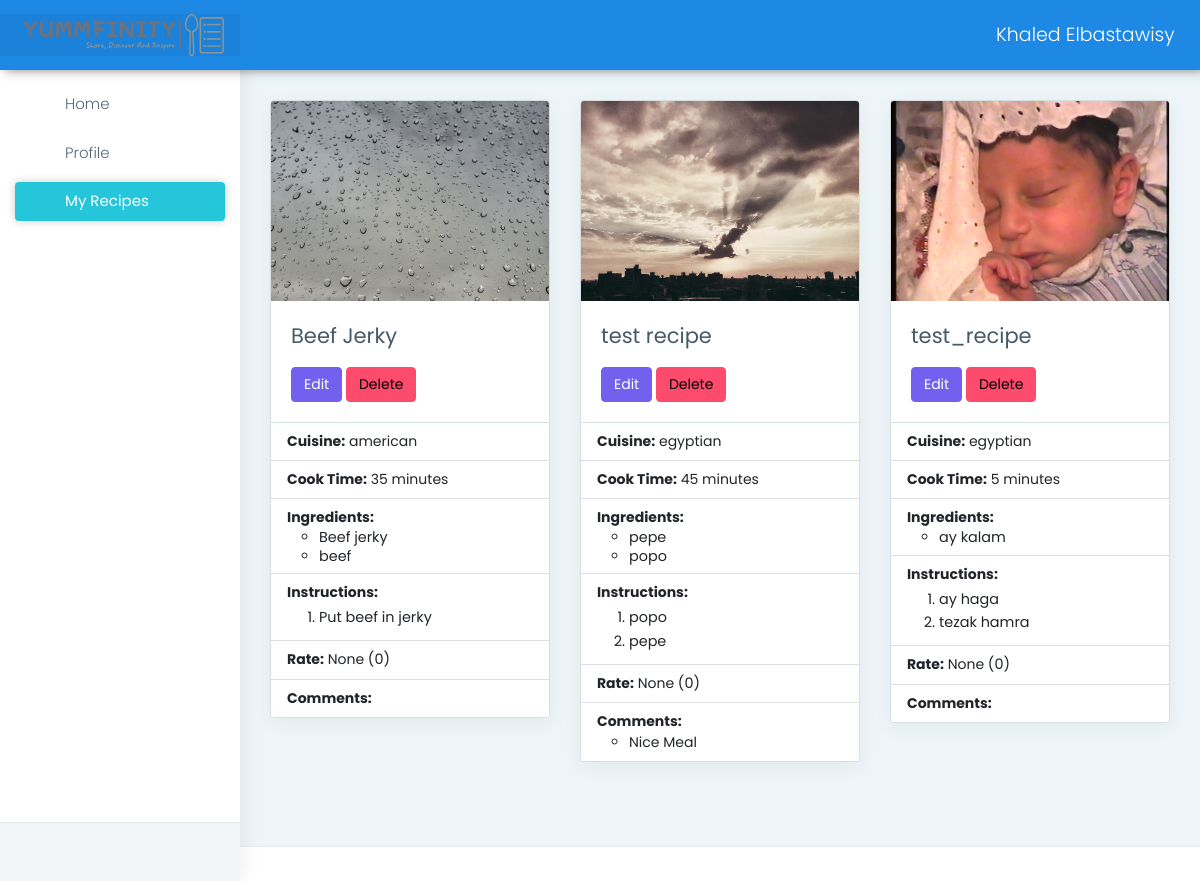
The app's page /my_recipes (signed in) with its own data.
### apps/authentication/models.py (models this page shows, shortened)
class User(db.Model, UserMixin):
    id = db.Column(db.Integer, primary_key=True)
    username = db.Column(db.String(64), unique=True)
    email = db.Column(db.String(64), unique=True)
    password = db.Column(db.LargeBinary)
    recipes = db.relationship('Recipe', backref='user')
    ratings = db.relationship('Rating', backref='user')
    comments = db.relationship('Comment', backref='user')
    profile = db.relationship("UserProfile", uselist=False, back_populates="user")
    activities = db.relationship('UserActivity', back_populates='user', lazy=True)
    followers = db.relationship('Follow', foreign_keys=[Follow.followed_id], back_populates='followed', lazy='dynamic', cascade='all, delete-orphan')
    following = db.relationship('Follow', foreign_keys=[Follow.follower_id], back_populates='follower', lazy='dynamic', cascade='all, delete-orphan')

class Recipe(db.Model):
    id = db.Column(db.Integer, primary_key=True)
    cuisine = db.Column(db.String(64))
    name = db.Column(db.String(64))
    description = db.Column(db.Text, nullable=False)
    user_id = db.Column(db.Integer, db.ForeignKey('user.id'), nullable=False)
    cooking_time = db.Column(db.Integer, nullable=False)
    cuisine = db.Column(db.String(64), nullable=False)
    image = db.Column(db.String(255), nullable=True)
    ingredients = db.relationship('Ingredient', backref='recipe', lazy=True, cascade='all, delete-orphan')
    ingredients = db.relationship('Instruction', backref='recipe', lazy=True, cascade='all, delete-orphan')
    ratings = db.relationship('Rating', backref='recipe', lazy=True, cascade='all, delete-orphan')
    comments = db.relationship('Comment', backref='recipe', lazy=True, cascade='all, delete-orphan')
    activities = db.relationship('UserActivity', back_populates='recipe', lazy=True, cascade='all, delete-orphan')

class Ingredient(db.Model):
    id = db.Column(db.Integer, primary_key=True)
    name = db.Column(db.String(64), unique=True)
    recipe_id = db.Column(db.Integer, db.ForeignKey('recipe.id'), nullable=False)

class Instruction(db.Model):
    id = db.Column(db.Integer, primary_key=True)
    method = db.Column(db.String(), unique=True)
    recipe_id = db.Column(db.Integer, db.ForeignKey('recipe.id'), nullable=False)

class Comment(db.Model):
    id = db.Column(db.Integer, primary_key=True)
    content = db.Column(db.Text, nullable=False)
    timestamp = db.Column(db.DateTime, default=datetime.now)
    user_id = db.Column(db.Integer, db.ForeignKey('user.id'), nullable=False)
    recipe_id = db.Column(db.Integer, db.ForeignKey('recipe.id'), nullable=False)
    timestamp = db.Column(db.DateTime, default=datetime.now)
    activities = db.relationship('UserActivity', back_populates='comment', lazy=True)

### apps/home/routes.py (the view)
@blueprint.route('/my_recipes', methods=['GET', 'POST'])
@login_required
def my_recipes():
    recipes = Recipe.query.filter_by(user_id= current_user.id).all()
    full_recipes_data = []
    for recipe in recipes:
        comments = Comment.query.filter_by(recipe_id=recipe.id).all()
        rates = Rating.query.filter_by(recipe_id=recipe.id).all()
        avg_rating = None if not rates else sum(rate.rating for rate in rates) / len(rates)
        instructions = Instruction.query.filter_by(recipe_id=recipe.id).all()
        ingredients = Ingredient.query.filter_by(recipe_id=recipe.id).all()
        full_recipes_data.append({
            'id': recipe.id,
            'name': recipe.name,
            'image': recipe.image,
            'cooking_time': recipe.cooking_time,
            'cuisine': recipe.cuisine,
            'comments': comments,
            'rate': avg_rating,
            'rate_count': len(rates),
            'instructions': instructions,
            'ingredients': ingredients
        })
    return render_template('home/my_recipes.html', recipes= full_recipes_data)

### apps/__init__.py (called while the page is built)
def configure_database(app):
    @app.before_first_request
    def initialize_database():
        db.create_all()
    @app.teardown_request
    def shutdown_session(exception=None):
        db.session.remove()

### apps/authentication/models.py (called while the page is built)
@login_manager.user_loader
def user_loader(id):
    return User.query.filter_by(id=id).first()

### apps/templates/home/my_recipes.html (shortened to what this page needs)
{% extends "layouts/base.html" %}
{% block stylesheets %}
<link href="https://cdn.jsdelivr.net/npm/bootstrap@5.3.0-alpha1/dist/css/bootstrap.min.css" rel="stylesheet">
{% endblock stylesheets %}
{% block content %}
<div class="container-fluid">
    <div class="row">
        {% for recipe in recipes %}
        <div class="col-md-6 col-lg-4 mb-4">
            <div class="card">
                {% if recipe.image %}
                <img src="{{ url_for('static', filename='assets/images/' + recipe.image) }}" class="card-img-top" alt="{{ recipe.name }}">
                {% endif %}
                <div class="card-body">
                    <h5 class="card-title">{{ recipe.name }}</h5>
                    <a href="{{ url_for('home_blueprint.edit_recipe', recipe_id=recipe.id) }}" class="btn btn-primary">Edit</a>
                    <form action="{{ url_for('home_blueprint.delete_recipe', id=recipe.id) }}" method="post" class="d-inline">
                        <button type="submit" class="btn btn-danger" onclick="return confirm('Are you sure you want to delete this recipe?')">Delete</button>
                    </form>
                </div>
                <ul class="list-group list-group-flush">
                    <li class="list-group-item"><strong>Cuisine:</strong> {{ recipe.cuisine }}</li>
                    <li class="list-group-item"><strong>Cook Time:</strong> {{ recipe.cooking_time }} minutes</li>
                    <li class="list-group-item"><strong>Ingredients:</strong>
                        <ul>
                            {% for ingredient in recipe.ingredients %}
                            <li class="ingredient">{{ ingredient.name }}</li>
                            {% endfor %}
                        </ul>
                    </li>
                    <li class="list-group-item"><strong>Instructions:</strong>
                        <ol>
                            {% for instruction in recipe.instructions %}
                            <li class="instruction">{{ instruction.method }}</li>
                            {% endfor %}
                        </ol>
                    </li>
                    <li class="list-group-item"><strong>Rate:</strong> {{ recipe.rate }} <span class="rate-count">({{ recipe.rate_count }})</span></li>
                    <li class="list-group-item"><strong>Comments:</strong>
                        <ul>
                            {% for comment in recipe.comments %}
                            <li>{{ comment.content }}</li>
                            {% endfor %}
                        </ul>
                    </li>
                </ul>
            </div>
        </div>
        {% endfor %}
    </div>
</div>
{% endblock content %}

### apps/templates/includes/navigation.html (shortened to what this page needs)
<header class="topbar" data-navbarbg="skin6">
    <nav class="navbar top-navbar navbar-expand-md navbar-dark">
        <div class="navbar-header" data-logobg="skin6">
            <a class="navbar-brand ms-4" href="/">
                <img src="{{ config.ASSETS_ROOT }}/images/logo-no-background.png" alt="homepage" class="dark-logo" style="width: 200px; height: auto;" />
            </a>
        </div>
        <div class="navbar-collapse collapse" id="navbarSupportedContent" data-navbarbg="skin5">
            <ul class="navbar-nav">
                <li class="nav-item dropdown">
                    <a class="nav-link dropdown-toggle text-muted waves-effect waves-dark" href="#" id="navbarDropdown" role="button" data-bs-toggle="dropdown" aria-expanded="false">
                        {{ current_user.username }}
                    </a>
                </li>
            </ul>
        </div>
    </nav>
</header>

### apps/templates/home/my_recipes.html (style rules this page uses)
.card { border-radius: 10px; overflow: hidden; box-shadow: 0 0.5rem 1rem rgba(0, 0, 0, 0.15); }
.card img { height: 200px; object-fit: cover; }
.card-body { position: relative; }
.card-title { font-size: 1.5rem; font-weight: bold; }
.ingredient, .instruction { font-size: 0.9rem; line-height: 1.3; }
.rate-count { font-size: 0.9rem; }

### records on screen
User: username "Khaled Elbastawisy"
Recipe: image (picture), name "Beef Jerky", cuisine "american", cooking_time "35", rate "None", rate_count "0"
Ingredient: name "Beef jerky"
Ingredient: name "beef"
Instruction: method "Put beef in jerky"
Recipe: image (picture), name "test recipe", cuisine "egyptian", cooking_time "45", rate "None", rate_count "0"
Ingredient: name "pepe"
Ingredient: name "popo"
Instruction: method "popo"
Instruction: method "pepe"
Comment: content "Nice Meal"
Recipe: image (picture), name "test_recipe", cuisine "egyptian", cooking_time "5", rate "None", rate_count "0"
Ingredient: name "ay kalam"
Instruction: method "ay haga"
Instruction: method "tezak hamra"
